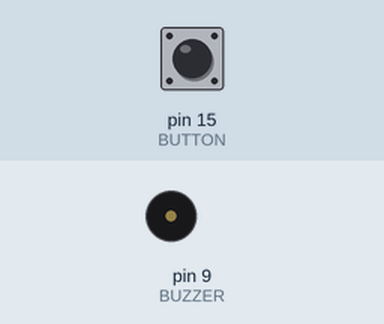
Recording of a sketch running on a simulated Arduino Uno, built with avr-gcc and run on an emulated ATmega328P. Parts: buzzer (waves = sounding, pin HIGH). The test bench sets the inputs (shaded band); at power-on: pin 15 (BUTTON) HIGH.

Above: at 1.2 s.
1.3 s: pin 15 (BUTTON) pulled LOW for 0.15 s
At 1.37 s:
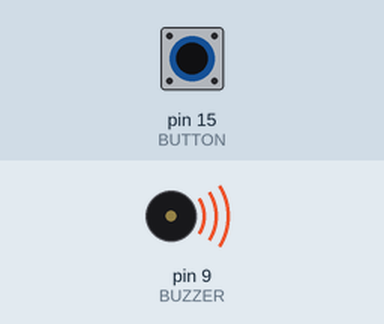
2.9 s: pin 15 (BUTTON) pulled LOW for 3.2 s
At 7.0 s:
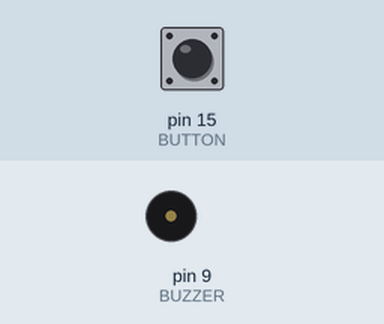
Timing chart, 0 to 8.5 s (numbered marks = the images above; inputs shaded):
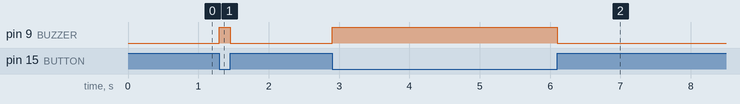

The sketch:

Doorbell.ino
```cpp
#define BUZZER 9
#define BUTTON 15
void setup() {
    pinMode(BUZZER, OUTPUT);
    pinMode(BUTTON, INPUT_PULLUP);
    digitalWrite(BUZZER, LOW);
}

void loop() {
    if (digitalRead(BUTTON) == LOW) {
        digitalWrite(BUZZER, HIGH);
    }else{
        digitalWrite(BUZZER, LOW);
    }

}
```

Measured:
- after the input at 1.3 s, pin 9 (BUZZER): LOW → HIGH at once, → LOW 0.15 s later
- after the input at 2.9 s, pin 9 (BUZZER): LOW → HIGH at once, → LOW 3.2 s later
